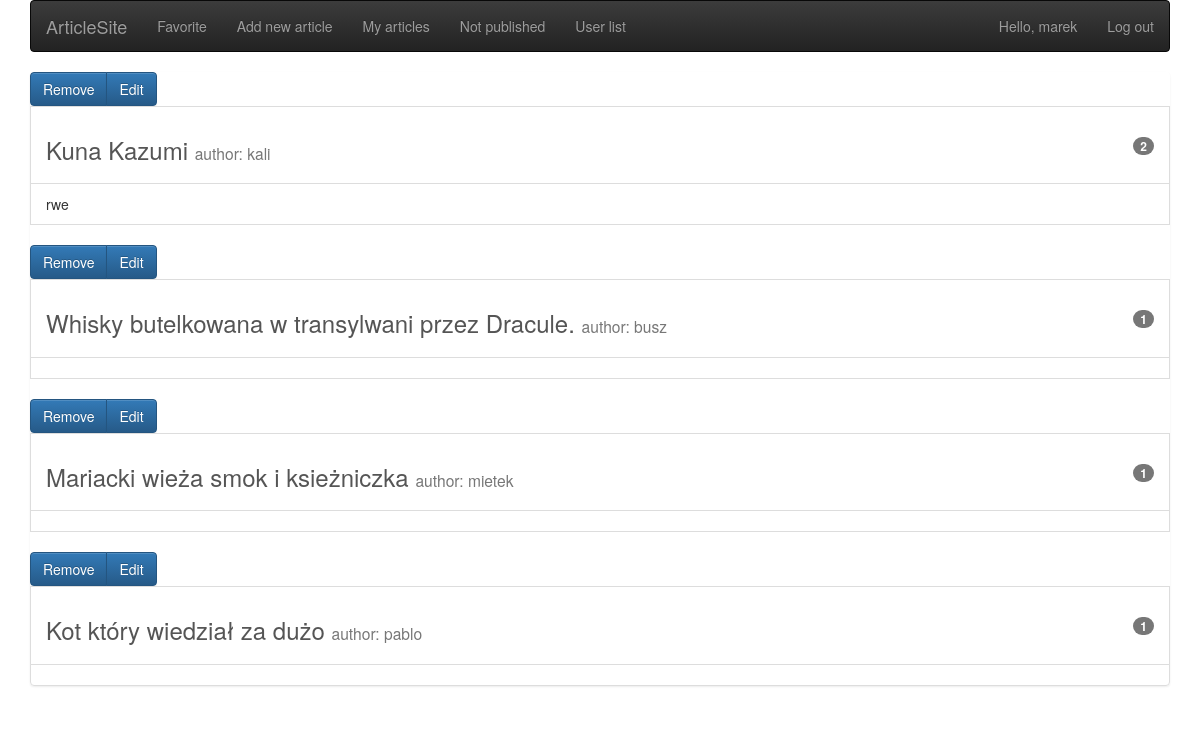
Before: /favorite/ (signed in) with the older database file.
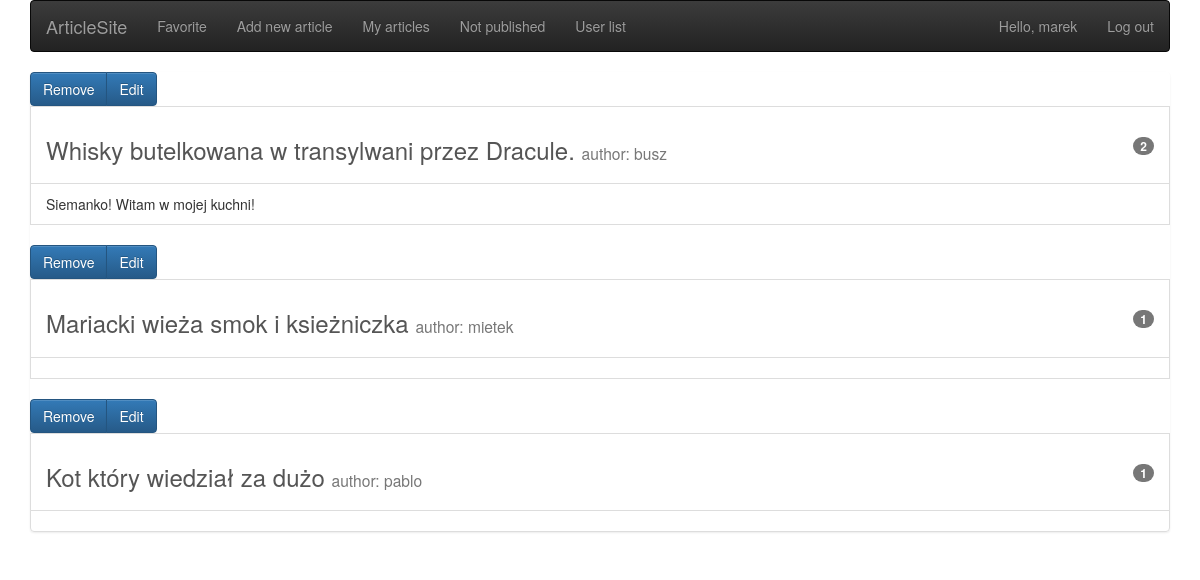
After: the same page with the newer database file.
### newspaper/models.py (models this page shows, shortened)
class Favorite(models.Model):
    CHOICES = (
        (1, '1'),
        (2, '2'),
        (3, '3'),
        (4, '4'),
        (5, '5'),
    )
    user = models.ForeignKey('auth.User', related_name='favorite')
    article = models.ForeignKey('Article', related_name='favorite')
    comment = models.TextField(default="")
    rating = models.IntegerField(choices=CHOICES, default=1)

class Article(models.Model):
    author = models.ForeignKey('auth.User', related_name='articles')
    date = models.DateField(default=timezone.now)
    title = models.CharField(max_length=200)
    content = models.TextField()
    is_published = models.BooleanField(default=False)
    photo = models.ImageField(upload_to='pictures', null=True, blank=True)
    def __str__(self):
        return str(self.title)

### newspaper/views.py (the view)
# urls.py: url(r'^favorite/$', views.favorite_list, name='favorite_list'),
@login_required
def favorite_list(request):
    favorites = Favorite.objects.filter(user=request.user)
    return render(request, 'newspaper/favorite_list.html', {'favorites': favorites})

### newspaper/templates/newspaper/favorite_list.html
{% extends 'newspaper/home.html' %}
{% block content %}
    <div class="list-group">
    {% for favorite in favorites %}
        <div class="btn-group">
            <a class="btn btn-primary" href="{% url 'favorite_remove' pk=favorite.pk %}">Remove</a>
            <a class="btn btn-primary" href="{% url 'favorite_edit' pk=favorite.pk %}">Edit</a>
        </div>
        <a href="{% url 'article_detail' pk=favorite.article.pk %}" class="list-group-item">
            <h3>{{ favorite.article }} <small> author: {{ favorite.article.author }}</small>
                <span class="badge pull-right">
                    {{ favorite.rating }}
                </span>
            </h3>
        </a>
        <p class="list-group-item" style="margin-bottom: 20px">
            {{ favorite.comment }}
        </p>
    {% endfor %}
    </div>
{% endblock %}

### newspaper/templates/newspaper/home.html (shortened to what this page needs)
<!DOCTYPE html>
<html lang="en">
<head>
    <link rel="stylesheet" href="//maxcdn.bootstrapcdn.com/bootstrap/3.2.0/css/bootstrap.min.css">
    <link rel="stylesheet" href="//maxcdn.bootstrapcdn.com/bootstrap/3.2.0/css/bootstrap-theme.min.css">
    {% load static %}
    <link rel="stylesheet" type="text/css" href="{% static "newspaper/css/customStylesheet.css" %}">
</head>
<body>
    <div class="container">
        <nav class="navbar navbar-inverse bg-inverse">
          <div class="container-fluid">
            <div class="navbar-header">
              <a class="navbar-brand" href="/" >ArticleSite</a>
            </div>
            <ul class="nav navbar-nav">
              {% if user.is_authenticated %}
                  <li><a href="{% url 'favorite_list' %}">Favorite</a></li>
                  <li><a href="{% url 'article_new' %}" >Add new article</a></li>
                  <li><a href="{% url 'my_article' %}" >My articles</a></li>
              {% endif %}
              {% if user.is_staff %}
                  <li><a href="{% url 'not_published_list' %}" >Not published</a></li>
                  <li><a href="{% url 'user_list' %}" >User list</a></li>
              {% endif %}
            </ul>
            <ul class="nav navbar-nav navbar-right">
              {% if user.is_authenticated %}
                  <li><a>Hello, {{ user.username }}</a></li>
                  <li><a href="{% url 'logout' %}">Log out</a></li>
              {% else %}
                <li><a href="{% url 'user_new' %}"><span class="glyphicon glyphicon-user"></span> Register</a></li>
                <li><a href="{% url 'login' %}"><span class="glyphicon glyphicon-log-in"></span> Login</a></li>
              {% endif %}
            </ul>
          </div>
        </nav>
    </div>
        <div class="content container">
            {% block content %}
            {% endblock %}
        </div>
</body>
</html>

Changed rows visible on the page:
removed Favorite: article "Kuna Kazumi", article.author "kali", rating "2", comment "rwe"
changed Favorite "Whisky butelkowana w transylwani przez Dracule.": rating "1" → "2"; comment (not shown) → "Siemanko! Witam w mojej kuchni!"
